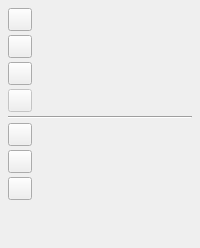
<?xml version="1.0" encoding="UTF-8"?>
<ui version="4.0">
 <class>EditToolBarWidget</class>
 <widget class="QWidget" name="editToolBar">
  <layout class="QVBoxLayout" name="layout_tools_edit_map">
   <property name="spacing">
    <number>4</number>
   </property>
   <property name="leftMargin">
    <number>8</number>
   </property>
   <property name="topMargin">
    <number>8</number>
   </property>
   <property name="rightMargin">
    <number>8</number>
   </property>
   <property name="bottomMargin">
    <number>8</number>
   </property>
   <item>
    <widget class="QToolButton" name="normal_cursor_btn">
     <property name="checkable">
      <bool>true</bool>
     </property>
    </widget>
   </item>
   <item>
    <widget class="QToolButton" name="add_point_btn">
     <property name="checkable">
      <bool>true</bool>
     </property>
    </widget>
   </item>
   <item>
    <widget class="QToolButton" name="add_topology_path_btn">
     <property name="checkable">
      <bool>true</bool>
     </property>
    </widget>
   </item>
   <item>
    <widget class="QToolButton" name="add_region_btn">
     <property name="checkable">
      <bool>true</bool>
     </property>
     <property name="enabled">
      <bool>false</bool>
     </property>
    </widget>
   </item>
   <item>
    <widget class="QFrame" name="separator">
     <property name="objectName">
      <string>editToolBarSeparator</string>
     </property>
     <property name="frameShape">
      <enum>QFrame::HLine</enum>
     </property>
     <property name="frameShadow">
      <enum>QFrame::Sunken</enum>
     </property>
    </widget>
   </item>
   <item>
    <widget class="QToolButton" name="erase_btn">
     <property name="checkable">
      <bool>true</bool>
     </property>
    </widget>
   </item>
   <item>
    <widget class="QToolButton" name="draw_pen_btn">
     <property name="checkable">
      <bool>true</bool>
     </property>
    </widget>
   </item>
   <item>
    <widget class="QToolButton" name="draw_line_btn">
     <property name="checkable">
      <bool>true</bool>
     </property>
    </widget>
   </item>
   <item>
    <spacer name="verticalSpacer">
     <property name="orientation">
      <enum>Qt::Vertical</enum>
     </property>
     <property name="sizeHint" stdset="0">
      <size>
       <width>20</width>
       <height>40</height>
      </size>
     </property>
    </spacer>
   </item>
  </layout>
 </widget>
 <resources/>
 <connections/>
</ui>
